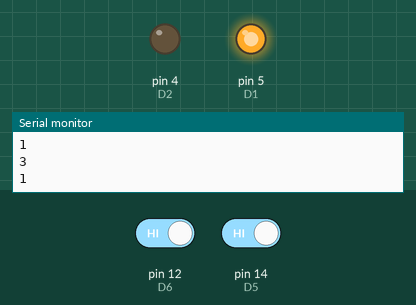
This sketch was run on a simulated Arduino Uno, built with avr-gcc and run on an emulated ATmega328P. On the bench: output pins drawn as LEDs (lit = HIGH), the last lines printed to the serial monitor. Dashed ring = blinking. The test bench sets the inputs (shaded band); at power-on: pin 14 (D5) HIGH, pin 12 (D6) HIGH. Pins used as bus, display or sensor lines are not drawn.

Above: at 2.8 s.
2.9 s: pin 14 (D5) driven LOW
At 4.4 s:
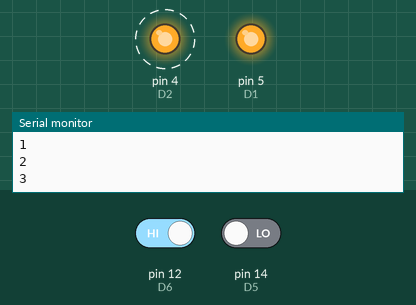
7.0 s: pin 12 (D6) driven LOW
At 7.9 s:
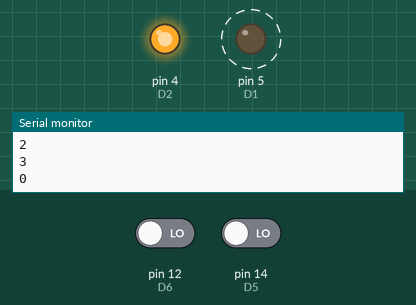
11.1 s: pin 12 (D6) driven HIGH
At 11.9 s:
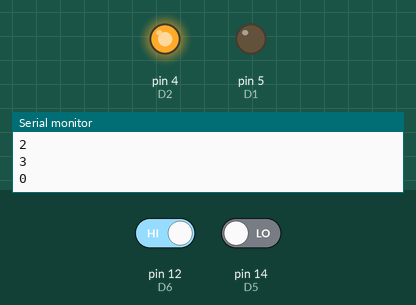
15.2 s: pin 14 (D5) driven HIGH
At 16.4 s:
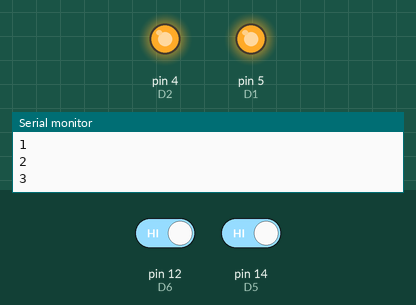
Timing chart, 0 to 18.0 s (numbered marks = the images above; inputs shaded):
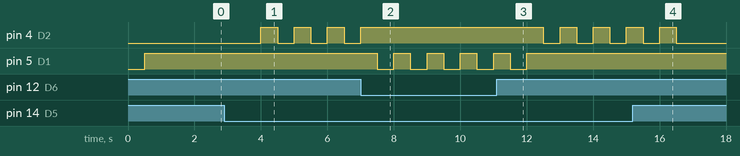

The sketch:

teste_motor_sensor.ino
```cpp
// motores
#define D1    5
#define D2    4
#define D3    0
#define D4    2

// sensor frente
#define D5    14
// sensor baixo
#define D6    12

int bxo = 0;
int fre = 0;


void setup() {
  Serial.begin(9600);
  // put your setup code here, to run once:
  pinMode(D4, OUTPUT);
  pinMode(D1, OUTPUT);
  pinMode(D2, OUTPUT);
  pinMode(D3, OUTPUT);
  pinMode(D6, INPUT);
  pinMode(D5, INPUT);

}

void loop() {
  // put your main code here, to run repeatedly:
    // digitalWrite(5, LOW);
    // digitalWrite(4, HIGH);
    // digitalWrite(0,LOW);
    // digitalWrite(2, HIGH);
  bxo = digitalRead(D6);
  fre = digitalRead(D5);

  delay(500);
  if (bxo != 1){
    Serial.println(0);
    digitalWrite(D1, LOW);
    digitalWrite(D2, HIGH);
    digitalWrite(D3, LOW);
    digitalWrite(D4, HIGH);
  } else {
    Serial.println(1);
    digitalWrite(D1, HIGH);
    digitalWrite(D2, LOW);
    digitalWrite(D3, HIGH);
    digitalWrite(D4, LOW);
  }
  delay(500);
  if (fre != 1){
    Serial.println(2);
    digitalWrite(D1, HIGH);
    digitalWrite(D2, HIGH);
    digitalWrite(D3, HIGH);
    digitalWrite(D4, HIGH);
  }
  Serial.println(3);
}
```

Measured:
- after the input at 2.9 s, pin 4 (D2): alternates HIGH for 0.50 s and LOW for 0.50 s, starting after 1.1 s
- after the input at 7.0 s, pin 4 (D2): goes on until 7.0 s, then stays HIGH; pin 5 (D1): alternates HIGH for 0.50 s and LOW for 0.50 s, starting after 0.50 s
- after the input at 11.1 s, pin 4 (D2): alternates HIGH for 0.50 s and LOW for 0.50 s, starting after 1.4 s; pin 5 (D1): goes on until 12.0 s, then stays HIGH
- after the input at 15.2 s, pin 4 (D2): goes on until 16.5 s, then stays LOW
